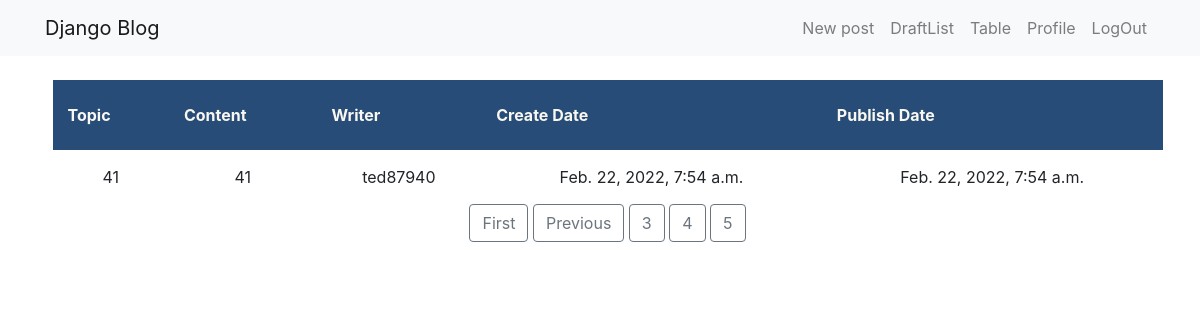
Screenshot of /board?page=5 (signed in) with the database file from the repository.
### blog/models.py (models this page shows, shortened)
class Post(models.Model):
    author = models.ForeignKey(settings.AUTH_USER_MODEL, on_delete=models.CASCADE)
    title = models.CharField(max_length=200)
    text = models.TextField()
    created_date = models.DateTimeField(default=timezone.now)
    published_date = models.DateTimeField(blank=True, null=True)

### blog/views.py (the view)
# urls.py: path('board', views.post_board, name='post_board'),
@login_required
def post_board(request):
    posts = Post.objects.filter(published_date__lte=timezone.now()).order_by('published_date')
    paginator = Paginator(posts, 10) # Show 10 contacts per page.
    page_number = request.GET.get('page')
    page_obj = paginator.get_page(page_number)
    return render(request, 'blog/post_board.html', {'page_obj': page_obj})

### blog/templates/blog/post_board.html (shortened to what this page needs)
{% extends 'blog/base.html' %}
{% block content %}
<div class="tablemar" style="overflow-x: auto;">
<table>
    <thead>
    <tr>
        <th>Topic</th>
        <th>Content</th>
        <th>Writer</th>
        <th>Create Date</th>
        <th>Publish Date</th>
    </tr>
    </thead>
    <tbody>
    {% for post in page_obj %}
        <tr>
            <td>{{ post.title }}</td>
            <td>{{ post.text }}</td>
            <td>{{ post.author }}</td>
            <td>{{ post.created_date }}</td>
            <td>{{ post.published_date }}</td>
        </tr>
    {% endfor %}
</div>
<div class="text-center">
      {% if page_obj.has_previous %}
        <a class="btn btn-outline-secondary" href="?page=1">First</a>
        <a class="btn btn-outline-secondary" href="?page={{ page_obj.previous_page_number }}">Previous</a>
      {% endif %}
      {% for num in page_obj.paginator.page_range %}
        {% if page_obj.number == num %}
          <a class="btn btn-outline-secondary" href="?page={{ num }}">{{ num }}</a>
        {% elif num > page_obj.number|add:'-3' and num < page_obj.number|add:'3' %}
          <a class="btn btn-outline-secondary" href="?page={{ num }}">{{ num }}</a>
        {% endif %}
      {% endfor %}
    </div>
{% endblock %}

### blog/static/css/blog.css (style rules this page uses)
body { padding-left: 15px; }
.tablemar { margin-top: 20px; }
table { width: 100%; border-collapse: collapse; margin-top: 20px; }
th, td { border: 1px solid black; text-align: center; padding: 15px; }
th { height: 70px; background-color: #274c77; color: #f9f7f0; }

### rows the page displays
Post: title "41", text "41", author "ted87940", created_date "Feb. 22, 2022, 7:54 a.m.", published_date "Feb. 22, 2022, 7:54 a.m."

### other values shown
{{ num }} "3" "4"
{{ num }} "5"
